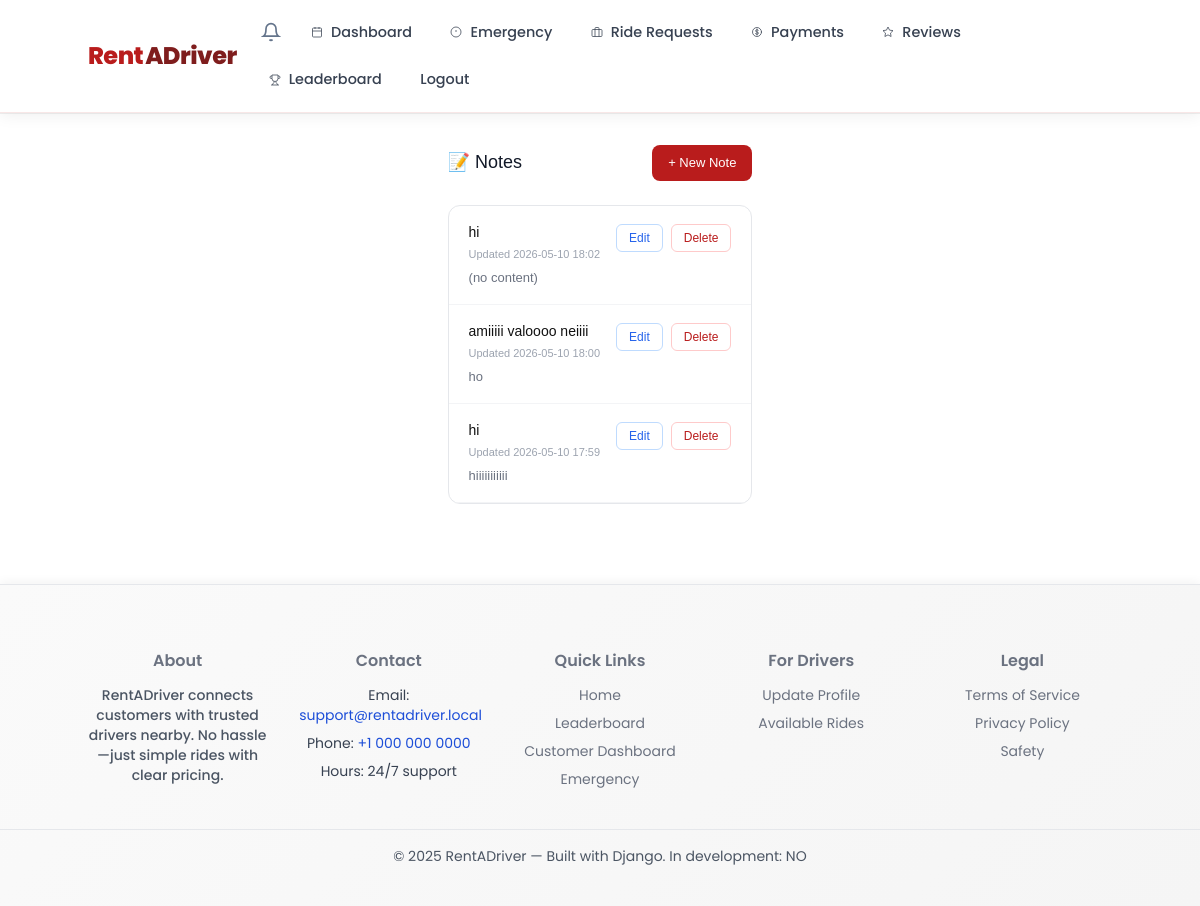
The app's page /utilities/notes/ (signed in) with its own data.
### utilities/models.py (models this page shows, shortened)
class Note(models.Model):
	user = models.ForeignKey(
		settings.AUTH_USER_MODEL,
		on_delete=models.CASCADE,
		related_name="notes",
		null=True,
		blank=True,
	)
	title = models.CharField(max_length=100)
	body = models.TextField(blank=True)
	created_at = models.DateTimeField(auto_now_add=True)
	updated_at = models.DateTimeField(auto_now=True)

### utilities/views.py (the view)
# urls.py: path("notes/", views.notes_list, name="utilities_notes_list"),
@login_required
def notes_list(request):
    notes = Note.objects.filter(user=request.user).order_by("-updated_at")
    return render(request, "utilities_notes_list.html", {"notes": notes})

### core/templates/utilities_notes_list.html (shortened to what this page needs)
{% extends "base.html" %}
{% block content %}
<section style="max-width: 680px; margin: 2rem auto; padding: 0 1rem; font-family: sans-serif;">
  <div style="display: flex; align-items: center; justify-content: space-between; margin-bottom: 1.5rem;">
    <h2 style="font-size: 18px; font-weight: 500; margin: 0;">📝 Notes</h2>
    <a href="{% url 'utilities_notes_create' %}"
      style="display: flex; align-items: center; gap: 6px; height: 36px; padding: 0 16px; background: #b91c1c; color: #fff; border-radius: 8px; font-size: 13px; font-weight: 500; text-decoration: none;">
      + New Note
    </a>
  </div>
  <div style="background: #fff; border: 1px solid #e5e7eb; border-radius: 12px; overflow: hidden;">
    {% for n in notes %}
      <div style="display: flex; align-items: flex-start; justify-content: space-between; gap: 16px; padding: 1rem 1.25rem; border-bottom: 1px solid #f3f4f6;">
        <div style="flex: 1; min-width: 0;">
          <p style="font-size: 14px; font-weight: 500; color: #111; margin: 0 0 3px; white-space: nowrap; overflow: hidden; text-overflow: ellipsis;">{{ n.title }}</p>
          <p style="font-size: 11px; color: #9ca3af; margin: 0 0 6px;">Updated {{ n.updated_at|date:"Y-m-d H:i" }}</p>
          <p style="font-size: 13px; color: #6b7280; margin: 0; line-height: 1.5;">{{ n.body|default:"(no content)" }}</p>
        </div>
        <div style="display: flex; gap: 8px; flex-shrink: 0; padding-top: 2px;">
          <a href="{% url 'utilities_notes_edit' n.id %}"
            style="font-size: 12px; color: #2563eb; border: 1px solid #bfdbfe; border-radius: 6px; padding: 4px 12px; text-decoration: none;">
            Edit
          </a>
          <form method="post" action="{% url 'utilities_notes_delete' n.id %}" style="margin: 0;">
            <button type="submit"
              style="font-size: 12px; color: #b91c1c; background: none; border: 1px solid #fecaca; border-radius: 6px; padding: 4px 12px; cursor: pointer;">
              Delete
            </button>
          </form>
        </div>
      </div>
    {% empty %}
      <div style="text-align: center; padding: 2.5rem 1rem; color: #9ca3af; font-size: 14px;">
        No notes yet. Create your first one!
      </div>
    {% endfor %}
  </div>
</section>
{% endblock %}

### core/static/css/style.css (style rules this page uses)
:root { --bg: #ffffff; --card: #fafafa; --muted: #6b7280; --accent: #b91c1c; --accent-2: #7f1d1d; --glass: rgba(185,28,28,0.04); --text-primary: #111827; --text-secondary: #374151; --border: #e5e7eb; --shadow: rgba(0,0,0,0.1); --success: #10b981; --success-light: #d1fae5; --radius: 12px; --fw-regular: 400; --fw-medium: 600; --max-width: 1100px; }
* { box-sizing: border-box; outline: none; }
a, button, input, select, textarea { outline: none; -webkit-tap-highlight-color: transparent; }
html,body { height:100%; margin: 0; padding: 0; outline: none; }
body { min-height: 100vh; display: flex; flex-direction: column; }
body { margin:0; font-family: "Poppins", system-ui, -apple-system, "Segoe UI", Roboto, "Helvetica Neue", Arial; background: var(--bg); color: var(--text-primary); -webkit-font-smoothing:antialiased; -moz-osx-font-smoothing:grayscale; line-height:1.45; -webkit-tap-highlight-color: transparent; min-height: 100vh; display: flex; flex-direction: column; }
* { outline: none; }

### records on screen
Note: title "hi", updated_at "2026-05-10 18:02", body "(no content)"
Note: title "amiiiii valoooo neiiii", updated_at "2026-05-10 18:00", body "ho"
Note: title "hi", updated_at "2026-05-10 17:59", body "hiiiiiiiiiii"

### other values on screen
{{ debug|yesno:"YES,NO" }} "NO"
